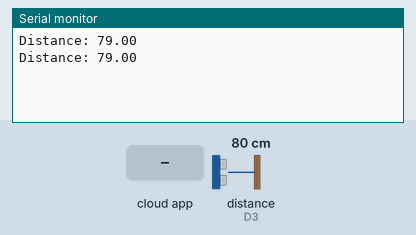
This sketch was run on a simulated Arduino MKR. Shown: the last lines printed to the serial monitor. Wiring (inferred from the names in the program): ultrasonic range finder: trigger D2; echo D3. The test bench sets the inputs (shaded band); at power-on: distance to the obstacle (sensor on D3) 80 cm. The echo pulse lasts 58.3 µs per cm; WiFi joins after 1.5 s; servers stay silent unless stated.

Above: at 4.2 s.
4.3 s: the phone or cloud app sets distance to 0
6.5 s: the phone or cloud app sets triggered to 0
At 7.5 s:
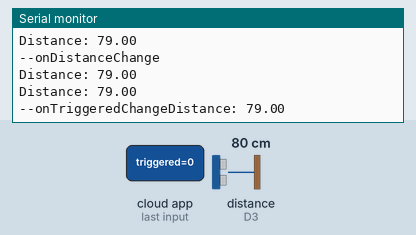
8.5 s: the phone or cloud app sets max_threshold to 0
At 9.5 s:
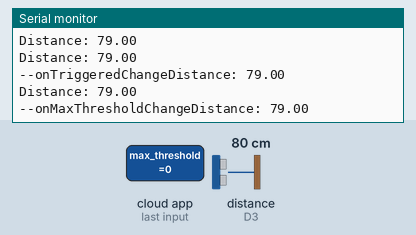
10.5 s: distance to the obstacle (sensor on D3) set to 2 cm
At 11.5 s:
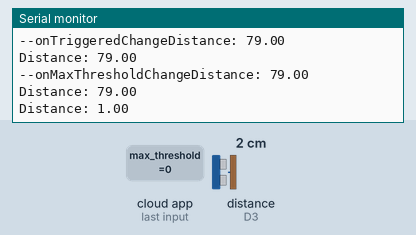
12.0 s: the phone or cloud app sets triggered to 1
At 12.9 s:
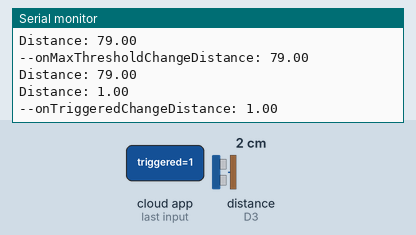
13.5 s: the phone or cloud app sets max_threshold to 25
At 14.9 s:
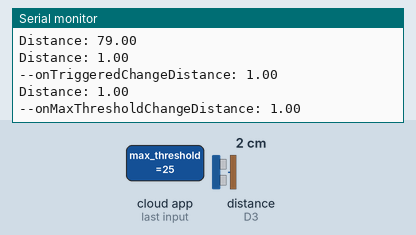

The sketch:

sketch_Task3.2C.ino
```cpp
#include "thingProperties.h"

// Configure the PIN
const int trigger = 2;
const int echo = 3;


int getUltrasonicDistance(){
  // Function to retreive the distance reading of the ultrasonic sensor
  long duration;


  // Assure the trigger pin is LOW:
  digitalWrite(trigger, LOW);
  // Brief pause:
  delayMicroseconds(5);

  // Trigger the sensor by setting the trigger to HIGH:
  digitalWrite(trigger, HIGH);
  // Wait a moment before turning off the trigger:
  delayMicroseconds(10);
  // Turn off the trigger:
  digitalWrite(trigger, LOW);

  // Read the echo pin:
  duration = pulseIn(echo, HIGH);
  // Calculate the distance in centimeter (CM):
  distance = duration * 0.034 / 2;

  // Uncomment this line to return value in IN instead of CM:
  //distance = distance * 0.3937008

  // Return the distance read from the sensor:
  return distance;
}
void setup() {
  // Define inputs and outputs:
  pinMode(trigger, OUTPUT);
  pinMode(echo, INPUT);

  // Initialize serial and wait for port to open:
  Serial.begin(9600);
  // This delay gives the chance to wait for a Serial Monitor without blocking if none is found
  delay(1500);

  // Defined in thingProperties.h
  initProperties();

  // Connect to Arduino IoT Cloud
  ArduinoCloud.begin(ArduinoIoTPreferredConnection);

  /*
     The following function allows you to obtain more information
     related to the state of network and IoT Cloud connection and errors
     the higher number the more granular information you’ll get.
     The default is 0 (only errors).
     Maximum is 4
 */
  setDebugMessageLevel(2);
  ArduinoCloud.printDebugInfo();
}

void loop() {
  ArduinoCloud.update();
  // Your code here
  // Print the distance to the serial monitor:
  distance = getUltrasonicDistance();
  Serial.print("Distance: ");

  if (distance < min_threshold || distance > max_threshold) // If the object is too near the sensor  or exceeds the maximum threshold, it will trigger the alarm.
  {
    triggered = true;
  }
  else {
    triggered = false;
  }
  Serial.println(distance);

  // Wait one second before continuing:
  delay(1000);
}

/*
  Since Distance is READ_WRITE variable, onDistanceChange() is
  executed every time a new value is received from IoT Cloud.
*/
void onDistanceChange()  {
  // Add your code here to act upon Distance change
  Serial.println("--onDistanceChange");
}
void onTriggeredChange()
{
  Serial.print("--onTriggeredChange");
}
void onMaxThresholdChange()
{
  Serial.print("--onMaxThresholdChange");
}
void onMinThresholdChange()
{
  Serial.print("--onMinThresholdChange");
}
/*
  Since RandomTemperature is READ_WRITE variable, onRandomTemperatureChange() is
  executed every time a new value is received from IoT Cloud.
*/
```

arduino_secrets.h
```cpp
#define SECRET_SSID "LongDauKec";
#define SECRET_OPTIONAL_PASS "LolQuang6969"
```

thingProperties.h
```cpp
// Code generated by Arduino IoT Cloud, DO NOT EDIT.

#include <ArduinoIoTCloud.h>
#include <Arduino_ConnectionHandler.h>
#include "arduino_secrets.h"
const char SSID[]     = SECRET_SSID;    // Network SSID (name)
const char PASS[]     = SECRET_OPTIONAL_PASS;    // Network password (use for WPA, or use as key for WEP)

void onDistanceChange();
void onTriggeredChange();
void onMaxThresholdChange();
void onMinThresholdChange();

float distance;
bool triggered;

float max_threshold;
float min_threshold;
void initProperties(){

  ArduinoCloud.addProperty(distance, READWRITE, ON_CHANGE, onDistanceChange);
  ArduinoCloud.addProperty(triggered,READWRITE, ON_CHANGE , onTriggeredChange);
  ArduinoCloud.addProperty(max_threshold, READWRITE, ON_CHANGE, onMaxThresholdChange);
  ArduinoCloud.addProperty(distance, READWRITE, ON_CHANGE, onMinThresholdChange);
}

WiFiConnectionHandler ArduinoIoTPreferredConnection(SSID, PASS);
```

Measured:
- after the input at 6.5 s, the serial monitor: prints a new line after 0.53 s (image 1)
- after the input at 8.5 s, the serial monitor: prints a new line after 0.54 s (image 2)
- after the input at 10.5 s, the serial monitor: prints a new line after 0.55 s (image 3)
- after the input at 12.0 s, the serial monitor: prints a new line after 0.06 s (image 4)
- after the input at 13.5 s, the serial monitor: prints a new line after 0.56 s (image 5)
